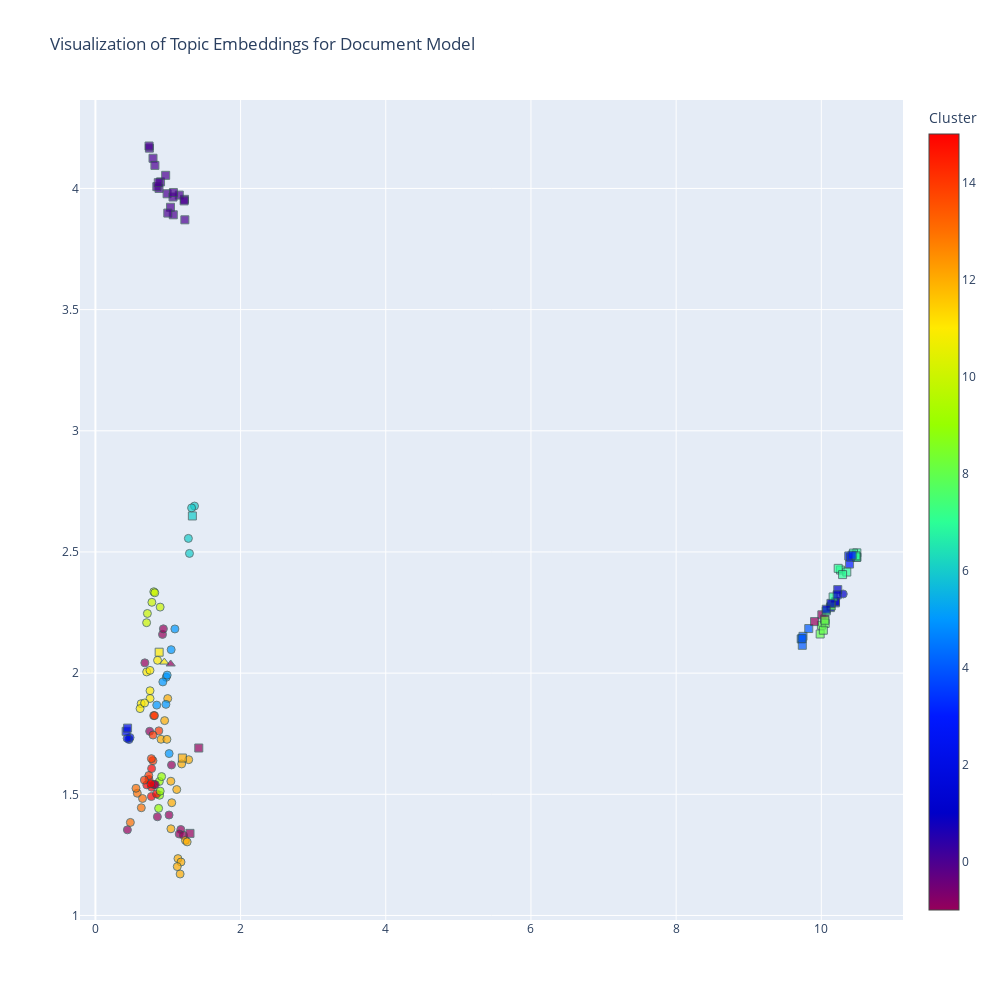

The cell this chart's notebook holds for it:
### Code cell
# Assign shapes based on the sent_labels
shapes = assign_shapes(doc_labels)

# Create a scatter plot
doc_embed_fig = go.Figure(data=go.Scatter(
    x=doc_umap_embeddings[:, 0],
    y=doc_umap_embeddings[:, 1],
    mode='markers',
    text=doc_labels,  # This will be shown on hover
    marker=dict(
        size=8,
        color=doc_cluster_labels,  # Assign a unique color to each cluster
        colorscale='Rainbow',  # Color scale to use
        colorbar=dict(title='Cluster'),
        line=dict(width=1, color='DarkSlateGrey'),
        opacity=0.7, 
        symbol=shapes  # Use the assigned shapes
    )
))

# Update layout to add title and hover mode
doc_embed_fig.update_layout(
    title="Visualization of Topic Embeddings for Document Model",
    hovermode='closest',
    width=1000, 
    height=1000
)

# Show the figure
doc_embed_fig.show()

### Figure 1 — Plotly figure (JSON) as saved in the notebook; plotly's stock layout.template omitted (floating-point values rounded to 4 significant figures; data arrays with more than 128 entries replaced by an {"elided": "..."} marker saying what was removed)
{"data": [{"marker": {"color": {"elided": "148 int values"}, "colorbar": {"title": {"text": "Cluster"}}, "colorscale": [[0, "rgb(150,0,90)"], [0.125, "rgb(0,0,200)"], [0.25, "rgb(0,25,255)"], [0.375, "rgb(0,152,255)"], [0.5, "rgb(44,255,150)"], [0.625, "rgb(151,255,0)"], [0.75, "rgb(255,234,0)"], [0.875, "rgb(255,111,0)"], [1, "rgb(255,0,0)"]], "line": {"color": "DarkSlateGrey", "width": 1}, "opacity": 0.7, "size": 8, "symbol": {"elided": "148 str values"}}, "mode": "markers", "text": {"elided": "148 str values"}, "type": "scatter", "x": {"elided": "148 float values"}, "y": {"elided": "148 float values"}}], "layout": {"height": 1000, "hovermode": "closest", "title": {"text": "Visualization of Topic Embeddings for Document Model"}, "width": 1000}}
